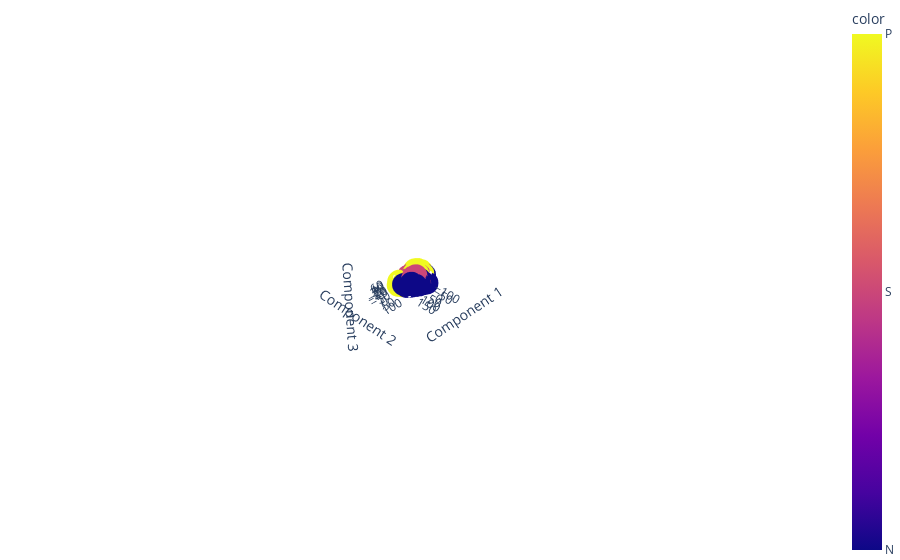

The cell this chart's notebook holds for it:
### Code cell
import plotly.express as px

X_plot = pd.DataFrame(X3,columns=["Component 1","Component 2","Component 3"])
fig = px.scatter_3d(X_plot, x="Component 1", y = "Component 2", z = "Component 3", color=y, color_discrete_map=2)
#fig = go.Scatter3d(X_plot, x="Component 1", y = "Component 2", z = "Component 3", marker=dict(color=y, colorscale='Viridis'))
fig.update_layout(margin=dict(l=0, r=0, b=0, t=0))

### Figure 1 — Plotly figure (JSON) as saved in the notebook; plotly's stock layout.template omitted (floating-point values rounded to 4 significant figures; data arrays with more than 128 entries replaced by an {"elided": "..."} marker saying what was removed)
{"data": [{"hovertemplate": "Component 1=%{x}<br>Component 2=%{y}<br>Component 3=%{z}<br>color=%{marker.color}<extra></extra>", "legendgroup": "", "marker": {"color": {"elided": "4890 int values"}, "coloraxis": "coloraxis", "symbol": "circle"}, "mode": "markers", "name": "", "scene": "scene", "showlegend": false, "type": "scatter3d", "x": {"elided": "4890 float values"}, "y": {"elided": "4890 float values"}, "z": {"elided": "4890 float values"}}], "layout": {"autosize": true, "coloraxis": {"colorbar": {"ticktext": ["N", "S", "P"], "tickvals": [1, 2, 3], "title": {"text": "color"}}, "colorscale": [[0, "#0d0887"], [0.1111, "#46039f"], [0.2222, "#7201a8"], [0.3333, "#9c179e"], [0.4444, "#bd3786"], [0.5556, "#d8576b"], [0.6667, "#ed7953"], [0.7778, "#fb9f3a"], [0.8889, "#fdca26"], [1, "#f0f921"]]}, "legend": {"tracegroupgap": 0}, "margin": {"b": 0, "l": 0, "r": 0, "t": 0}, "scene": {"aspectmode": "auto", "aspectratio": {"x": 1.443, "y": 1.009, "z": 0.6867}, "camera": {"center": {"x": 0, "y": 0, "z": 0}, "eye": {"x": 17.54, "y": 17.54, "z": 17.54}, "projection": {"type": "perspective"}, "up": {"x": 0, "y": 0, "z": 1}}, "domain": {"x": [0, 1], "y": [0, 1]}, "xaxis": {"title": {"text": "Component 1"}, "type": "linear"}, "yaxis": {"title": {"text": "Component 2"}, "type": "linear"}, "zaxis": {"title": {"text": "Component 3"}, "type": "linear"}}}}
